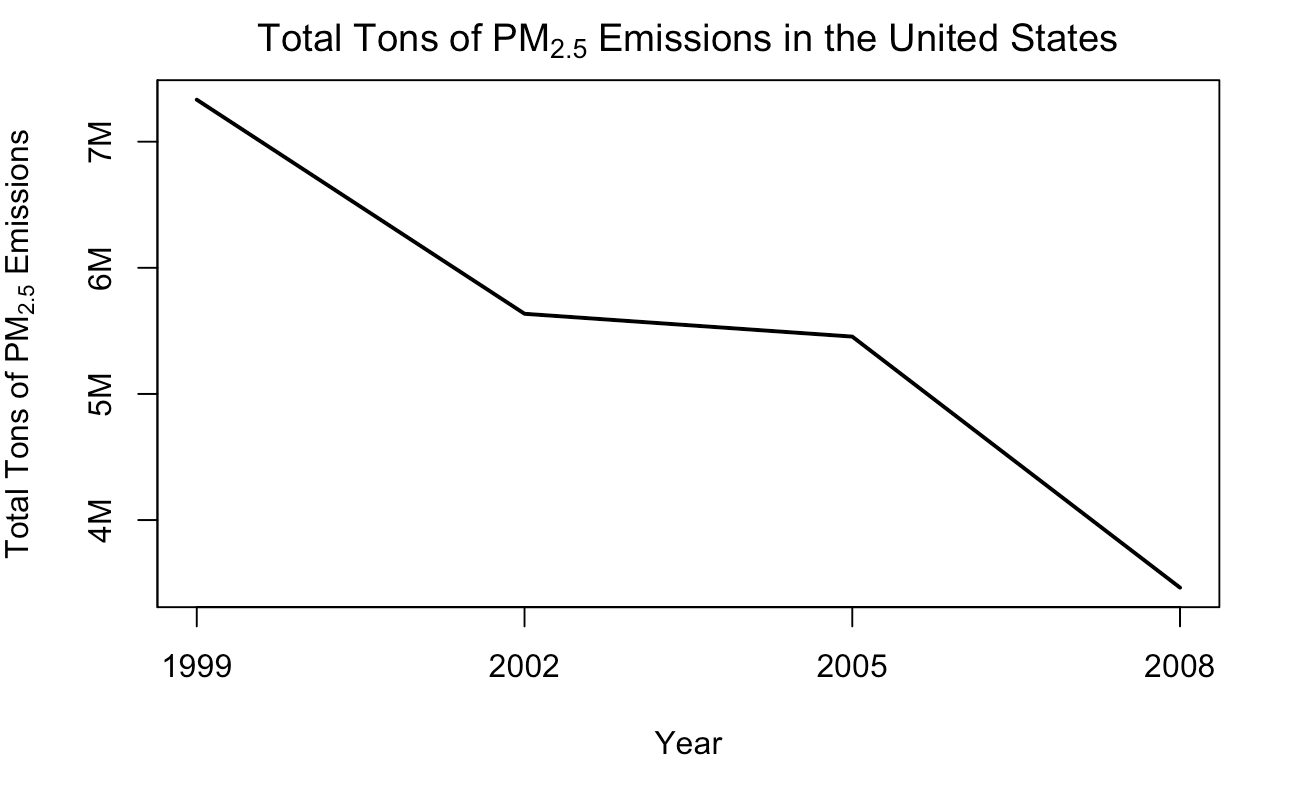

R code for this plot:
# Yes, emissions decreased from 1999 - 2008. 

annual <- NEI %>% group_by(year) %>% 
  filter(year == 1999|2002|2005|2008) %>% 
  summarize(Annual.Total = sum(Emissions));
pts <- pretty(annual$Annual.Total/1000000);
yrs <- c(1999,2002,2005,2008)
plot(annual$year, annual$Annual.Total/1000000, type = "l", lwd = 2, axes = FALSE,
     xlab = "Year", 
     ylab = expression("Total Tons of PM"[2.5]*" Emissions"), 
     main = expression("Total Tons of PM"[2.5]*" Emissions in the United States"));
axis(1, at = yrs, labels = paste(yrs));

axis(2, at = pts, labels = paste(pts, "M", sep = ""));
box()
